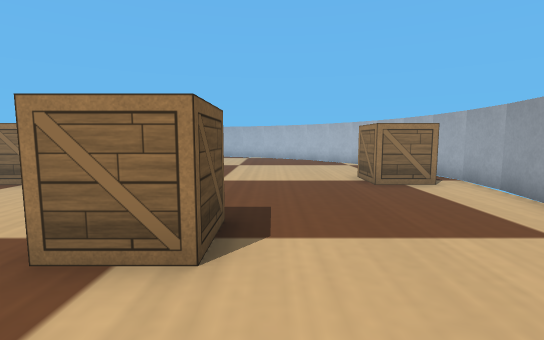
view 1 (above)

17 first-person views from a walk through a Webots world. The camera is 0.06 m above the floor, tilts 6° down and sees 85° across. The floor is counted in squares, 0.05 m on a side. Each view is taken from the middle of a square. On the plan, view 1 faces up. The plan holds only what a view shows up to about 13 squares ahead; the rest is blank. The robots in the file are not drawn. Simple shapes and patterns stand in for the simulator's stock objects.

view 2
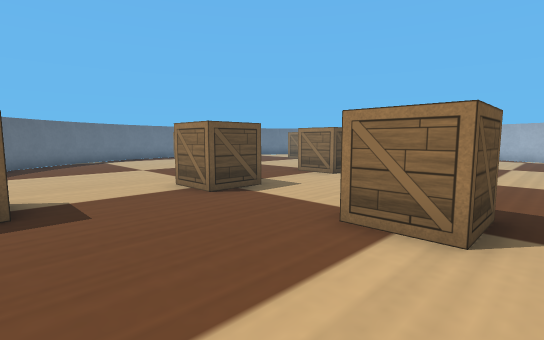

view 3
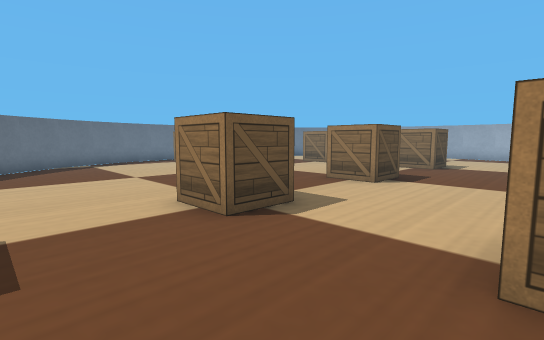

view 4
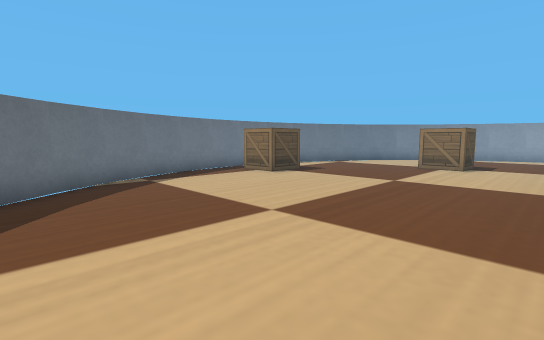

view 5
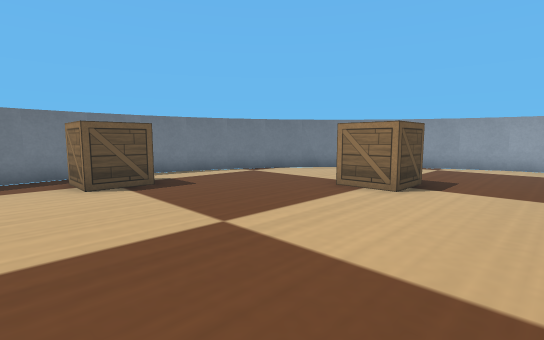

view 6
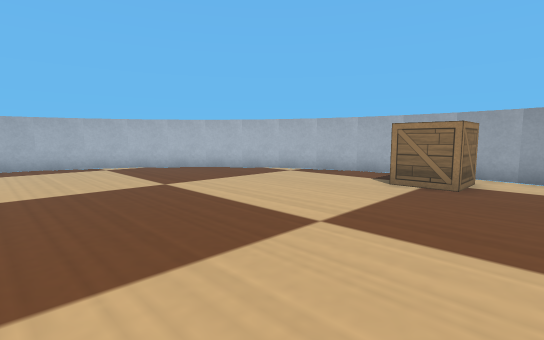

view 7
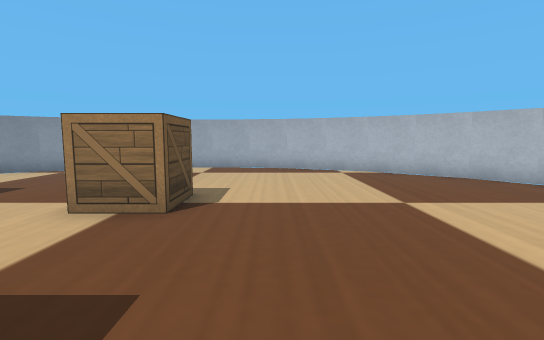

view 8
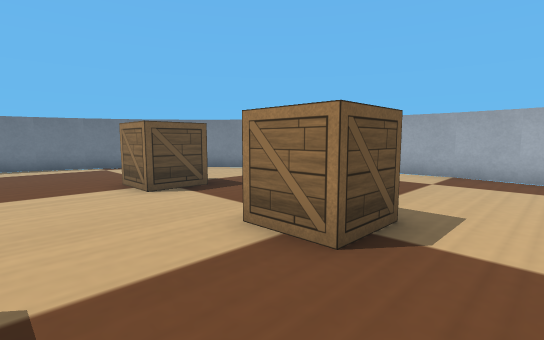

view 9
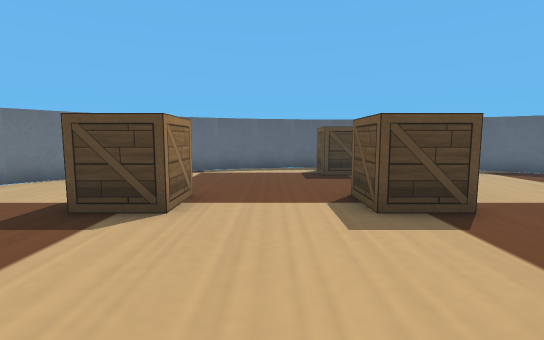

view 10
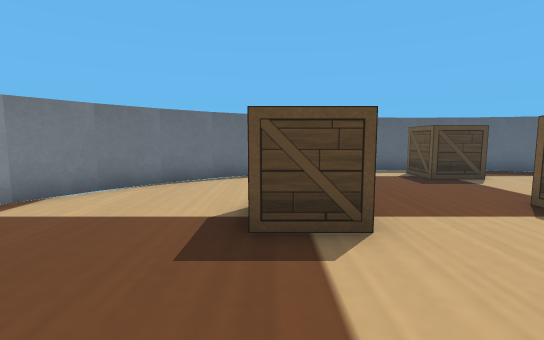

view 11
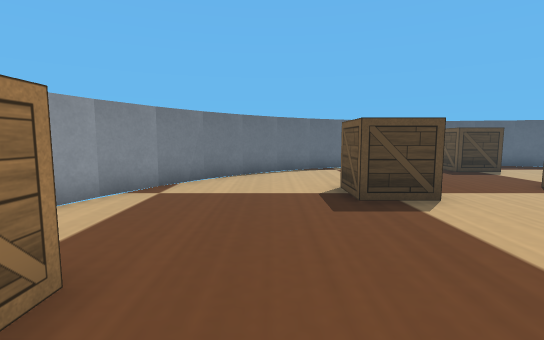

view 12
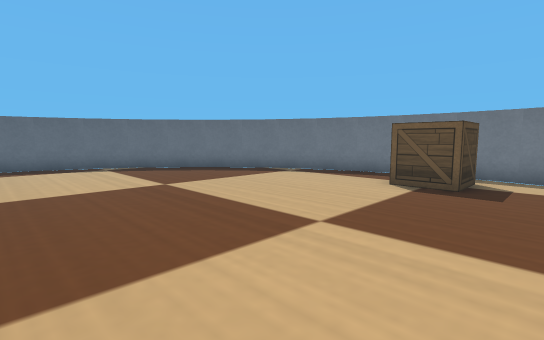

view 13
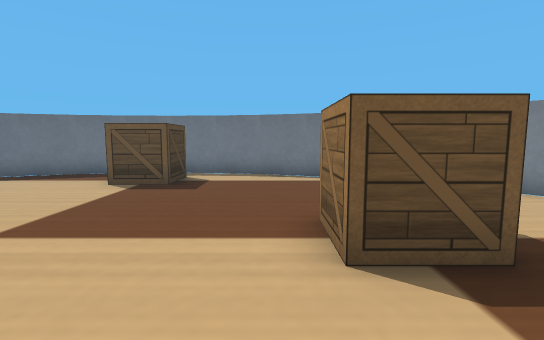

view 14
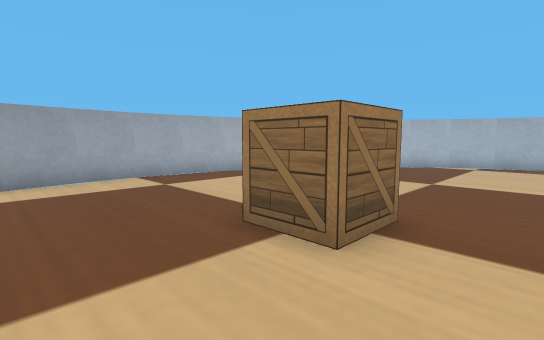

view 15
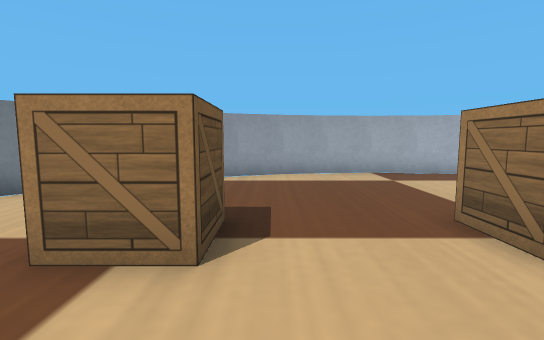

view 16
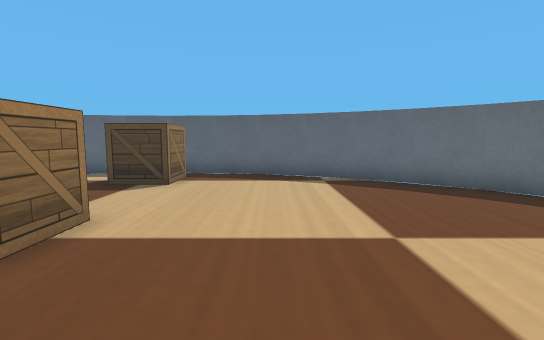

view 17
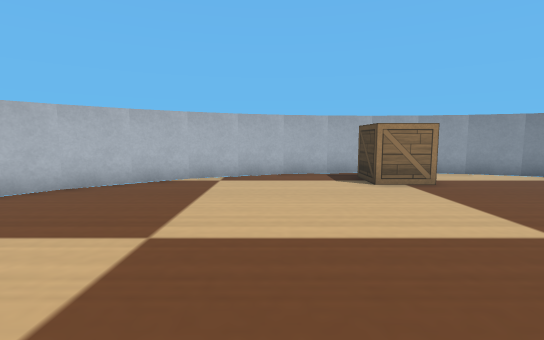

### Floor plan
Points are (right, up) in squares from view 1. A wall is a line through its corners. A room is listed if a view was taken in it or the views show most of it. See-through windows are left out.
Room 1 (views 1, 2, 3, 4, 5, 6, 7, 8, 9, 10, 11, 12, 13, 14, 15, 16, 17)
walls: (-14.9, 17) (-16, 15.8) (-16.9, 14.4); (-16.8, 14.6) (-17.6, 13); (-11, 19.6) (-12.5, 18.9); (-13.8, 18.1) (-15, 17); (-12.4, 19) (-13.9, 18); (-9.5, 20.1) (-11.2, 19.6); (-17.6, 13.2) (-18.1, 11.5); (-18.1, 11.7) (-18.4, 10); (-7.9, 20.4) (-9.7, 20.1); (-18.4, 10.1) (-18.5, 8.9); (-6.5, 20.5) (-8.1, 20.4); (-18.5, 8.1) (-18.4, 6.8); (-18.4, 7) (-18.1, 5.4); (-4.8, 20.4) (-6.6, 20.5); (-18.1, 5.5) (-17.6, 3.8); (-3.3, 20.1) (-4.9, 20.4); (-1.8, 19.5) (-3.5, 20.1); (-17.6, 4) (-16.9, 2.5) (-16, 1.2) (-15, 0) (-13.8, -1.1); (-0.4, 18.8) (-2, 19.6); (3.1, 15.7) (2, 17) (0.8, 18) (-0.5, 18.9); (-13.9, -1) (-12.5, -1.9); (-12.6, -1.9) (-11.1, -2.6); (4, 14.4) (3, 15.8); (4.6, 13) (3.9, 14.5); (-11.2, -2.6) (-9.5, -3.1); (5.1, 11.5) (4.6, 13.2); (-9.7, -3.1) (-8, -3.4); (5.4, 9.9) (5.1, 11.7); (-8.2, -3.4) (-6.9, -3.5); (5.5, 8.4) (5.4, 10.2); (-6.3, -3.5) (-4.9, -3.4); (-5, -3.4) (-3.4, -3.1); (-3.5, -3.1) (-1.8, -2.6); (-2, -2.6) (-0.5, -1.9); (-0.6, -1.9) (0.8, -1); (5.1, 5.3) (5.4, 6.9) (5.5, 8.5); (0.7, -1.1) (2, 0.1); (4.6, 3.8) (5.1, 5.5); (1.9, -0.1) (3.1, 1.2); (3, 1.1) (3.9, 2.5) (4.6, 3.9)
objects: wooden box (-17, 8) to (-16, 9); wooden box (-12, 13) to (-11, 14); wooden box (-7, -2) to (-6, -1); wooden box (-7, 3) to (-6, 4); wooden box (-7, 8) to (-6, 9); wooden box (-7, 13) to (-6, 14); wooden box (-2, 3) to (-1, 4); wooden box (3, 8) to (4, 9)

Where each view was taken, in squares from view 1:
view 1: 0 up, 0 right, facing up
view 2: 1 down, 0 right, facing up-left
view 3: 0 up, 2 left, facing up-left
view 4: 0 up, 8 left, facing up-left
view 5: 6 up, 8 left, facing up-left
view 6: 6 up, 5 left, facing up-right
view 7: 8 up, 4 left, facing up
view 8: 10 up, 4 left, facing up-left
view 9: 9 up, 4 left, facing down
view 10: 8 up, 1 left, facing down
view 11: 10 up, 1 right, facing down
view 12: 11 up, 8 left, facing down-left
view 13: 12 up, 8 left, facing left
view 14: 11 up, 10 left, facing up-right
view 15: 10 up, 10 left, facing up
view 16: 7 up, 10 left, facing down
view 17: 12 up, 5 left, facing right
